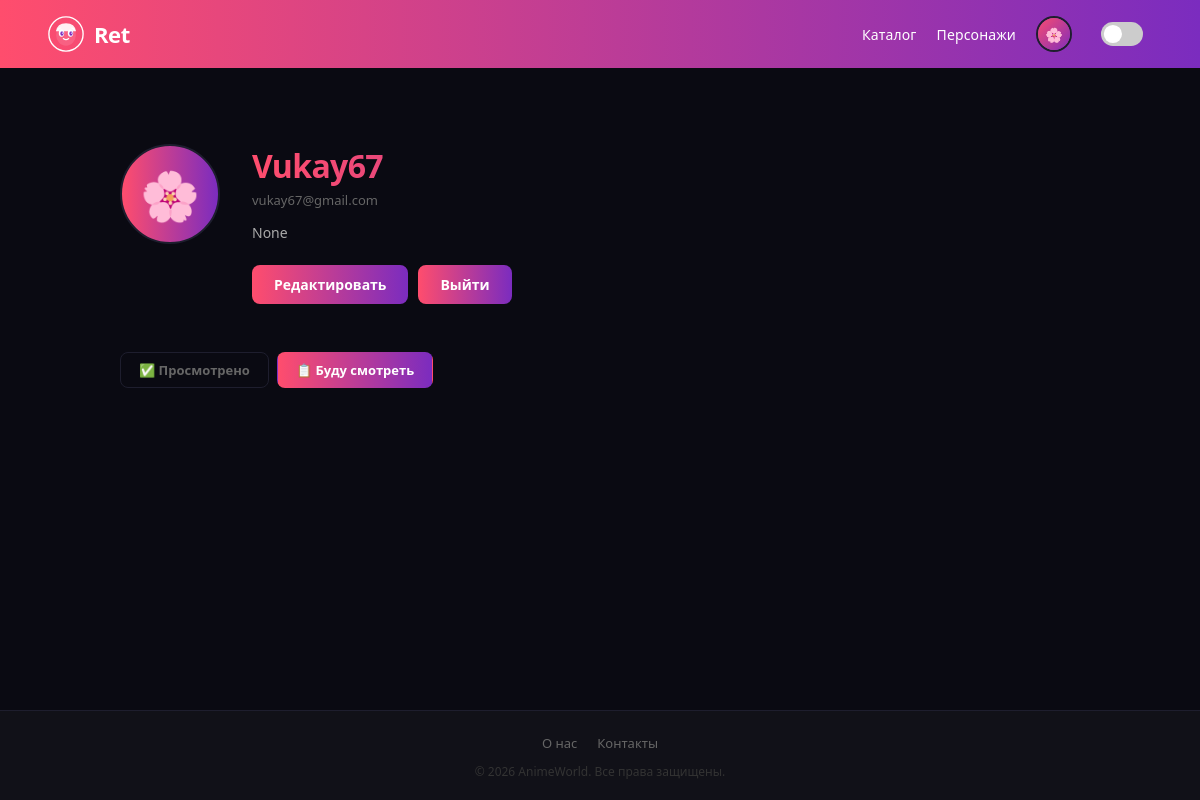
The page /profil/Vukay67/ (signed in) on the database as committed earlier.
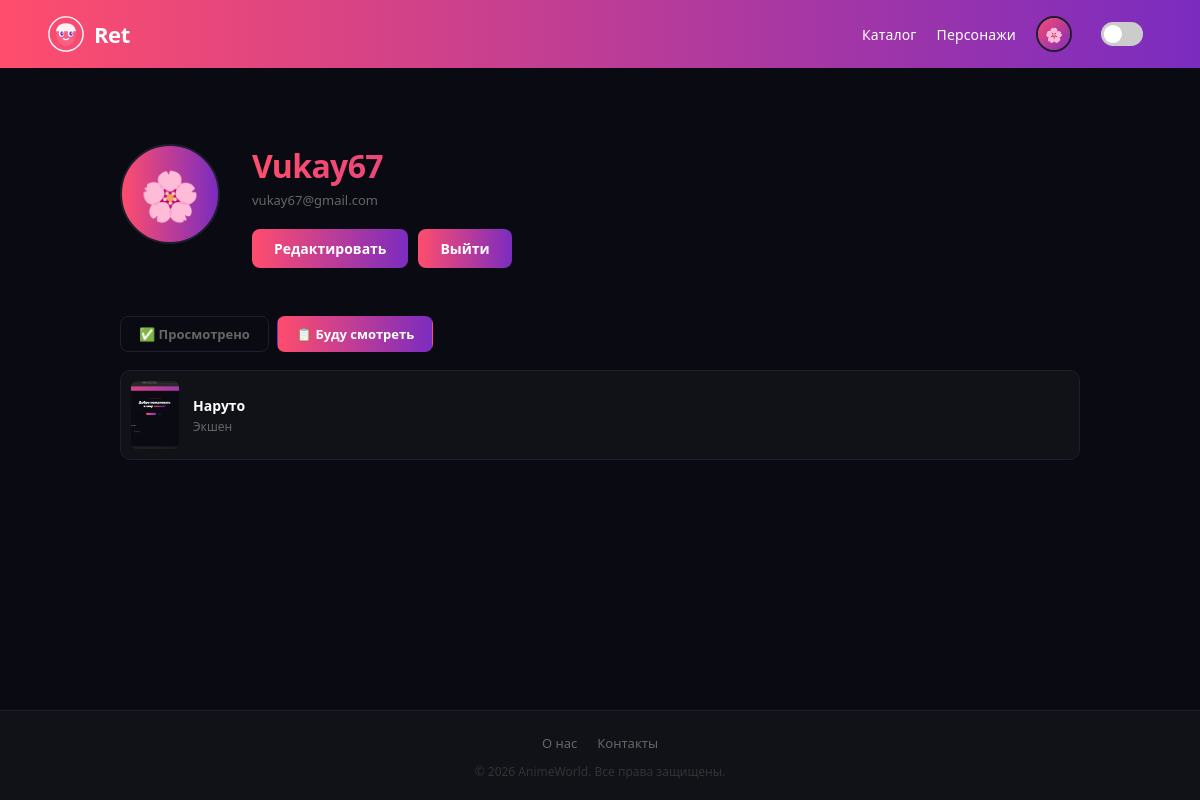
The same page on the database as committed later.
### core/models.py (models this page shows, shortened)
class CustemUser(AbstractUser):
    avatar = models.ImageField(upload_to="avatars", null=True, blank=True, verbose_name="Аватар")
    description = models.TextField(max_length=250, null=True, blank=True, verbose_name="Описание")
    class Meta:
        verbose_name = "Пользователь"
        verbose_name_plural = "Пользователи"

class Bookmark(models.Model):
    STATUS_CHOICES = [
        ['planned', 'Буду смотреть'],
        ['watched', 'Просмотрено'],
    ]
    user = models.ForeignKey(CustemUser, on_delete=models.CASCADE, verbose_name="Пользователь")
    anime = models.ForeignKey(Anime, on_delete=models.CASCADE, verbose_name="Аниме")
    status = models.CharField(max_length=10, choices=STATUS_CHOICES, verbose_name="Статус")
    class Meta:
        unique_together = ("user", "anime")
        verbose_name = "Закладка"
        verbose_name_plural = "Закладки"

class Anime(models.Model):
    name = models.CharField(verbose_name="Название")
    name_en = models.CharField(verbose_name="Название на английском")
    slug = models.SlugField(unique=True, blank=True, verbose_name="Slug")
    image = models.ImageField(upload_to="anime_poster", verbose_name="Постер")
    description = models.TextField(verbose_name="Описание")
    release_year = models.DateField(verbose_name="Дата выхода")
    shikimori_rating = models.DecimalField(max_digits=3, decimal_places=1, verbose_name="Рейтинг Shikimori")
    our_rating = models.FloatField(default=0, verbose_name="Наш рейтинг")
    genres = models.ManyToManyField("Genre", related_name="animes", verbose_name="Жанры")
    class Meta:
        verbose_name = "Аниме"
        verbose_name_plural = "Аниме"

class Genre(models.Model):
    name = models.CharField(max_length=100, verbose_name="Название")
    class Meta:
        verbose_name = "Жанр"
        verbose_name_plural = "Жанры"

### core/views.py (the view)
# urls.py: path('profil/<str:username>/', profil_page, name="profil_page"),
@login_required
def profil_page(request, username):
    user = get_object_or_404(CustemUser, username=username)
    rating_sub = Reating.objects.filter(
        user=user, anime=OuterRef('anime')
    ).values('point')[:1]
    watched = user.bookmark_set.filter(status='watched').annotate(
        user_rating=Subquery(rating_sub)
    )
    planned = user.bookmark_set.filter(status='planned')
    context = {
        'user': user,
        'watched': watched,
        'planned': planned,
    }
    return render(request, "profil.html", context)

### core/templates/profil.html (shortened to what this page needs)
{% extends './base.html' %}
{% block content %}
    <main class="main">
        <div class="profile">
            <div class="profile-hero">
                <div class="profile-avatar-wrap">
                    {% if user.avatar %}
                        <img src="{{ user.avatar.url }}" alt="{{ user.username }}" class="profile-avatar-img"/>
                    {% else %}
                        <div class="profile-avatar">🌸</div>
                    {% endif %}
                </div>
                <div class="profile-info">
                    <h1 class="profile-name">{{ user.username }}</h1>
                    <p class="profile-tag">{{ user.email }}</p>
                    <p class="profile-bio">{{ user.description }}</p>
                    {% if user.id == request.user.id %}
                    <div class="profile-actions">
                        <a href="{% url 'redact_page' %}" class="btn-primary">Редактировать</a>
                        <a href="{% url 'logout' %}" class="btn-primary">Выйти</a>
                    </div>
                    {% endif %}
                </div>
            </div>
            <div class="watchlist">
                <div class="watchlist-tabs">
                    <button class="watchlist-tab" onclick="switchTab(this, 'watched')">✅ Просмотрено</button>
                    <button class="watchlist-tab active" onclick="switchTab(this, 'plan')">📋 Буду смотреть</button>
                </div>
                <div class="watchlist-panel active" id="tab-plan">
                    {% for p in planned %}
                    <a href="{% url 'anime_detail_page' p.anime.slug %}" class="anime-card">
                        <div class="anime-thumb"><img src="{{ p.anime.image.url }}" alt="{{ p.anime.name }}" /></div>
                        <div class="anime-card-info">
                            <span class="anime-title">{{ p.anime.name }}</span>
                            <span class="anime-genre">
                            {% for genre in p.anime.genres.all %}
                                {{ genre.name }}{% if not forloop.last %} · {% endif %}
                            {% empty %}
                                Без жанра
                            {% endfor %}
                            </span>
                        </div>
                    </a>
                    {% endfor %}
                </div>
            </div>
        </div>
    </main>
{% endblock %}

Rows that differ between the two databases and show on the page:
changed CustemUser "Vukay67": description "None" → (not shown)
added Bookmark: anime.image (picture), anime.name "Наруто"
added Genre: name "Экшен"
